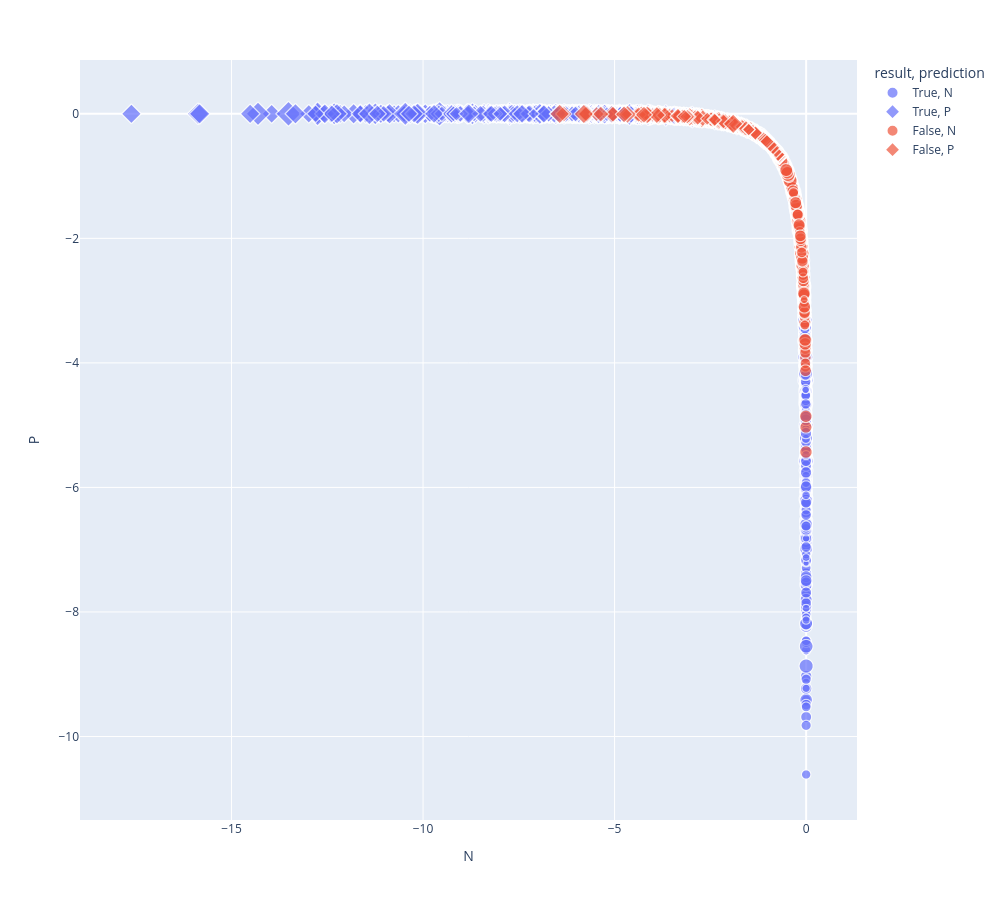

The notebook cell saved with this chart:
### Code cell
px.scatter(X, 'N', 'P', 
        color='result', symbol='prediction', size='doc_len',
          height=900, width=1000)

### Figure 1 — Plotly figure (JSON) as saved in the notebook; plotly's stock layout.template omitted (floating-point values rounded to 4 significant figures; data arrays with more than 128 entries replaced by an {"elided": "..."} marker saying what was removed)
{"data": [{"hovertemplate": "result=True<br>prediction=N<br>N=%{x}<br>P=%{y}<br>doc_len=%{marker.size}<extra></extra>", "legendgroup": "True, N", "marker": {"color": "#636efa", "size": {"elided": "3367 int values"}, "sizemode": "area", "sizeref": 1.805, "symbol": "circle"}, "mode": "markers", "name": "True, N", "showlegend": true, "type": "scattergl", "x": {"elided": "3367 float values"}, "xaxis": "x", "y": {"elided": "3367 float values"}, "yaxis": "y"}, {"hovertemplate": "result=True<br>prediction=P<br>N=%{x}<br>P=%{y}<br>doc_len=%{marker.size}<extra></extra>", "legendgroup": "True, P", "marker": {"color": "#636efa", "size": {"elided": "3251 int values"}, "sizemode": "area", "sizeref": 1.805, "symbol": "diamond"}, "mode": "markers", "name": "True, P", "showlegend": true, "type": "scattergl", "x": {"elided": "3251 float values"}, "xaxis": "x", "y": {"elided": "3251 float values"}, "yaxis": "y"}, {"hovertemplate": "result=False<br>prediction=N<br>N=%{x}<br>P=%{y}<br>doc_len=%{marker.size}<extra></extra>", "legendgroup": "False, N", "marker": {"color": "#EF553B", "size": {"elided": "720 int values"}, "sizemode": "area", "sizeref": 1.805, "symbol": "circle"}, "mode": "markers", "name": "False, N", "showlegend": true, "type": "scattergl", "x": {"elided": "720 float values"}, "xaxis": "x", "y": {"elided": "720 float values"}, "yaxis": "y"}, {"hovertemplate": "result=False<br>prediction=P<br>N=%{x}<br>P=%{y}<br>doc_len=%{marker.size}<extra></extra>", "legendgroup": "False, P", "marker": {"color": "#EF553B", "size": {"elided": "662 int values"}, "sizemode": "area", "sizeref": 1.805, "symbol": "diamond"}, "mode": "markers", "name": "False, P", "showlegend": true, "type": "scattergl", "x": {"elided": "662 float values"}, "xaxis": "x", "y": {"elided": "662 float values"}, "yaxis": "y"}], "layout": {"height": 900, "legend": {"itemsizing": "constant", "title": {"text": "result, prediction"}, "tracegroupgap": 0}, "margin": {"t": 60}, "width": 1000, "xaxis": {"anchor": "y", "domain": [0, 1], "title": {"text": "N"}}, "yaxis": {"anchor": "x", "domain": [0, 1], "title": {"text": "P"}}}}
